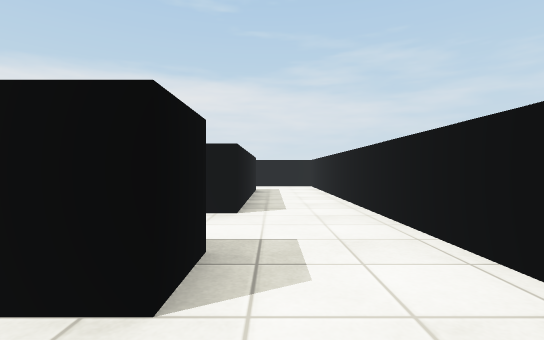
view 1 (above)

21 first-person views from a walk through a scene from a Unity 3-D project. The camera is 0.62 m above the floor, looks level and sees 85° across. The floor is counted in squares, 1 m on a side. Each view is taken from the middle of a square. On the plan, view 1 faces up. The plan holds only what a view shows up to about 9 squares ahead; the rest is blank. The place goes on beyond the plan. Surface patterns are stand-ins for the level's own textures.

view 2
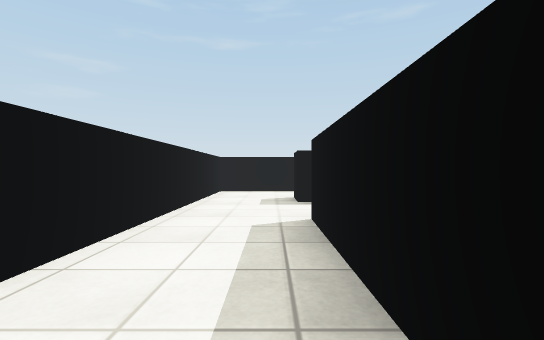

view 3
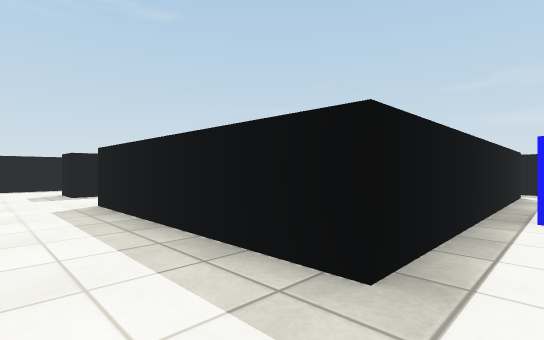

view 4
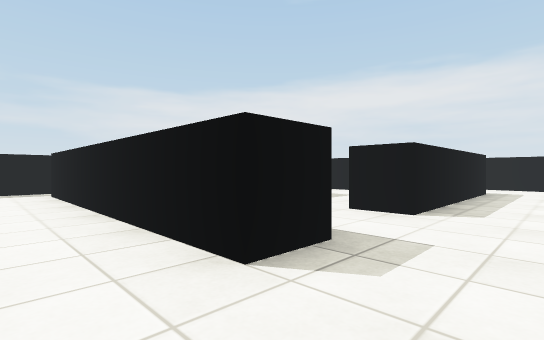

view 5
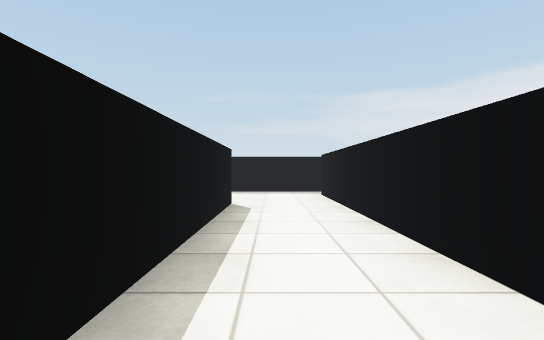

view 6
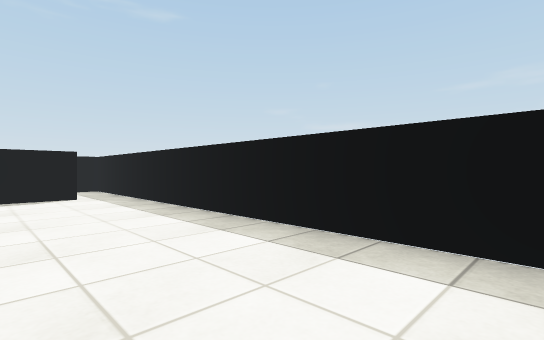

view 7
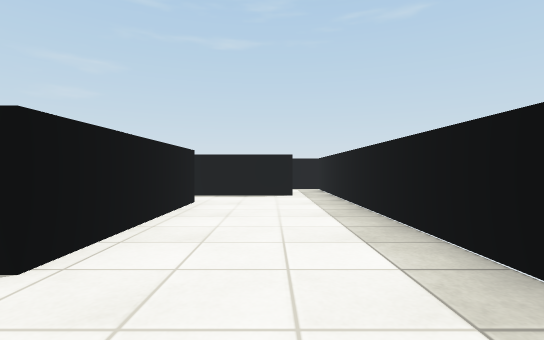

view 8
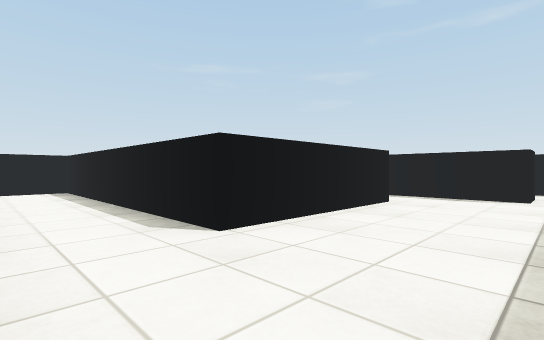

view 9
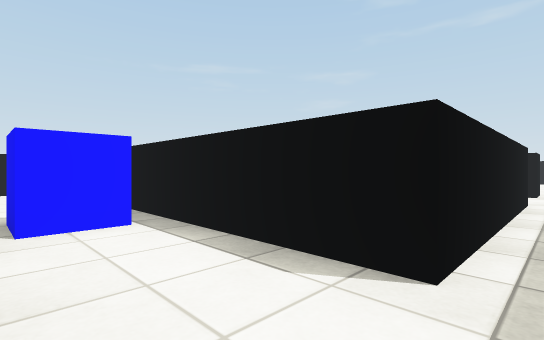

view 10
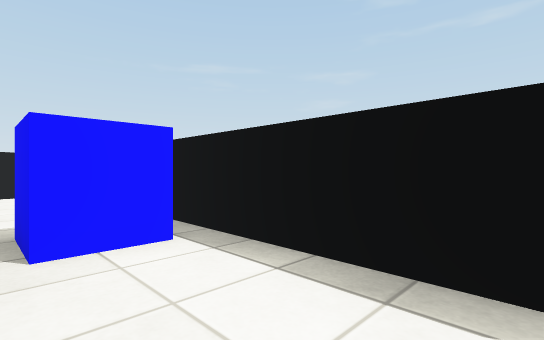

view 11
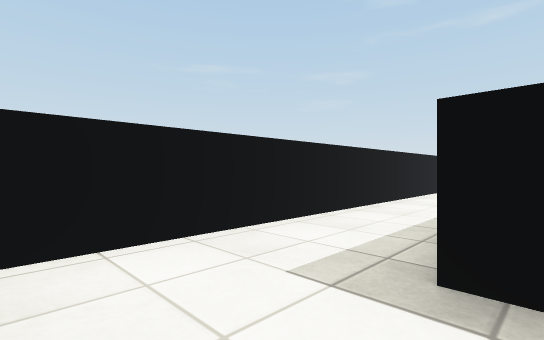

view 12
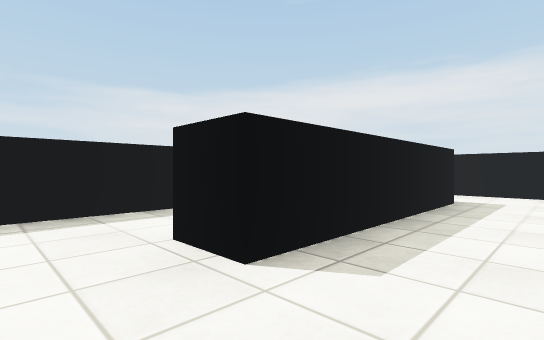

view 13
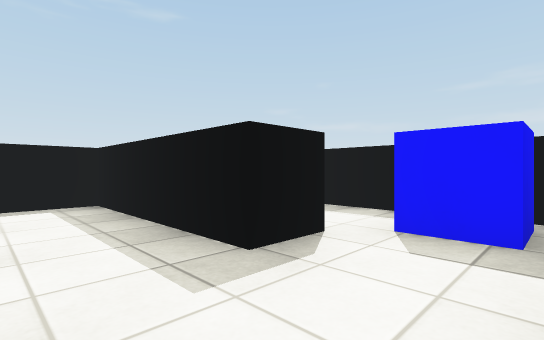

view 14
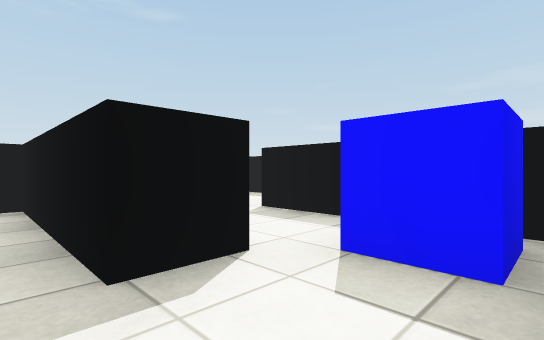

view 15
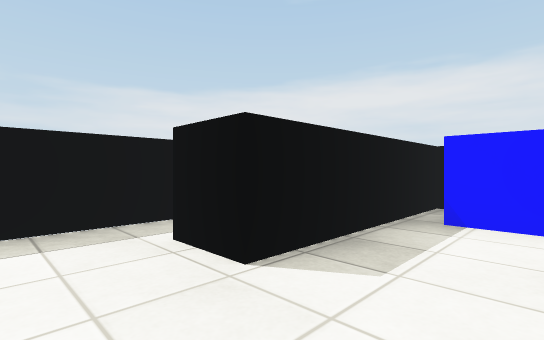

view 16
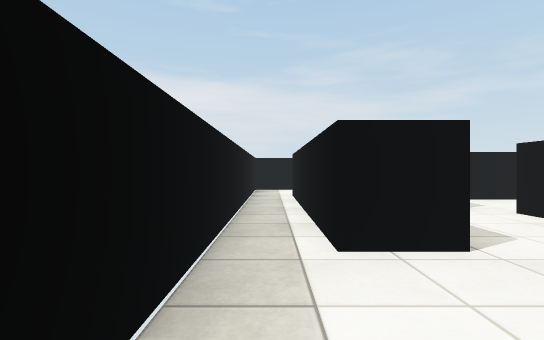

view 17
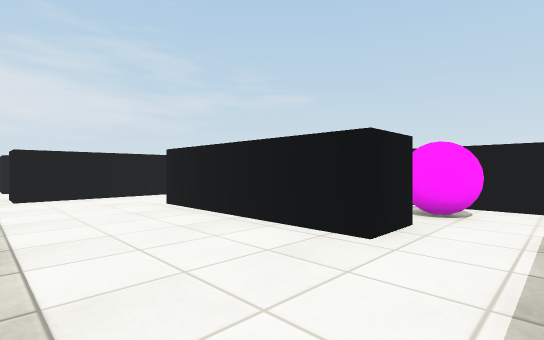

view 18
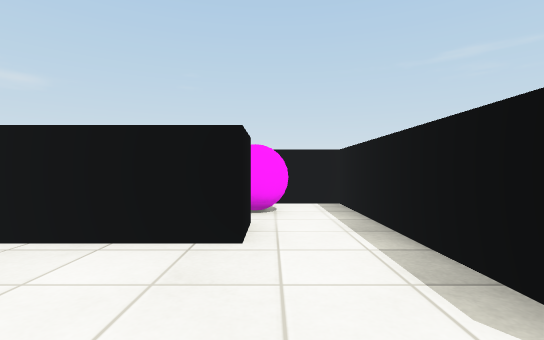

view 19
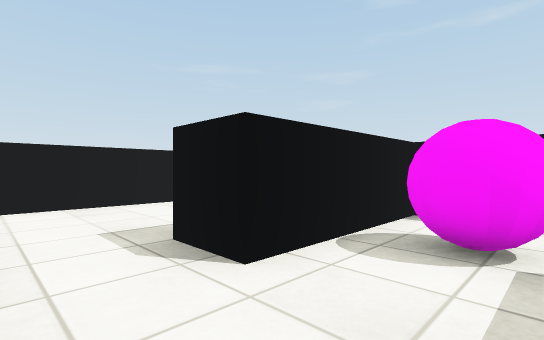

view 20
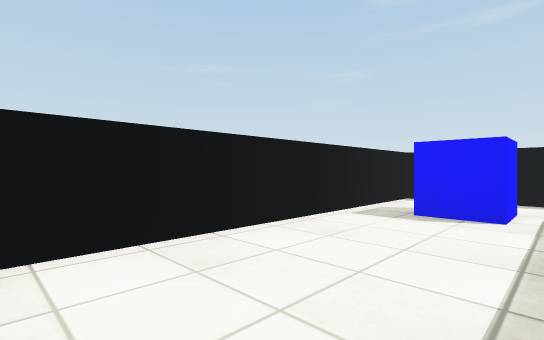

view 21
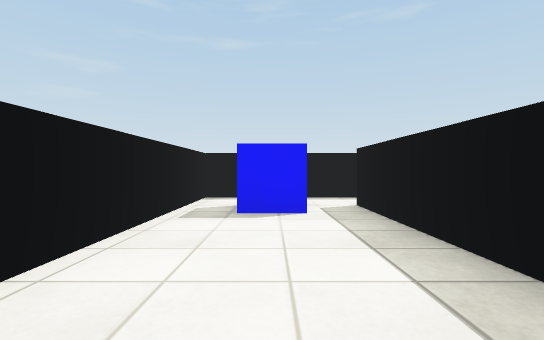

### Floor plan
Key: @ floor where view 1 was taken; # wall or solid block; . floor; C cube; B ball.
Columns run from 9 left of view 1 to 2 right of it. Each row starts with its distance up from view 1.
 12         ####
 11 #..........#
 10 #....C.....#
  9 #.#######..#
  8 #.#.....#..#
  7 #.#CC...#..#
  6 #.#..#..#..#
  5 #.#..#..#..#
  4 #....#.....#
  3 #....#.....#
  2 #.#######..#
  1 #..........#
  0 #........@.#
 -1 #...########
 -2 #...#......#
 -3 #...#......#
 -4 #...#..#...#
 -5 #....BB#...#
 -6 #......#...#
 -7 #.######.C.#
 -8 #.     ....#
 -9 ###    #####

Positions as (right, up) in squares from view 1, and headings:
1: (0, 0), facing up
2: (0, 8), facing down
3: (1, 10), facing down-left
4: (1, 0), facing up-left
5: (0, 0), facing left
6: (-6, 1), facing down-left
7: (-7, 1), facing down
8: (-8, 1), facing down-right
9: (-8, 11), facing down-right
10: (-7, 11), facing down-right
11: (-1, 11), facing down-right
12: (1, 3), facing up-left
13: (-2, 8), facing down-left
14: (-3, 8), facing down-left
15: (-5, 3), facing up-left
16: (-8, 2), facing up
17: (-8, -6), facing up-right
18: (-8, -5), facing right
19: (-4, -2), facing down-right
20: (-1, -2), facing down-right
21: (0, -2), facing down
